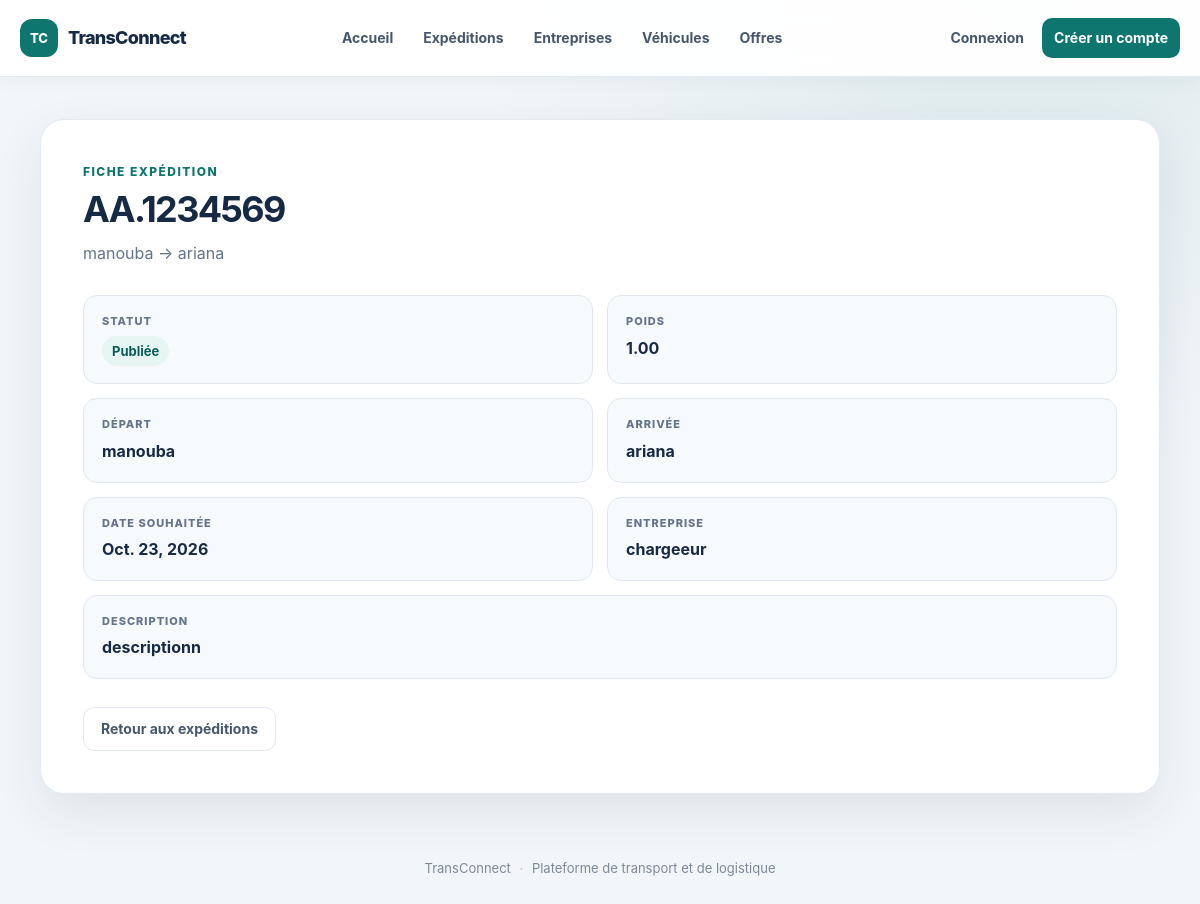
/expedition/details/3/, run on the app's committed database.
### ExpeditionApp/models.py (models this page shows, shortened)
class Expedition(models.Model):
    reference = models.CharField(max_length=100, unique=True)
    ville_depart = models.CharField(max_length=100)
    ville_arrivee = models.CharField(max_length=100)
    poids = models.DecimalField(max_digits=10, decimal_places=2)
    MinValueValidator(0.1, "Le poids doit être supérieur à 0")
    date_souhaitee = models.DateField()
    description = models.TextField(blank=True, null=True)
    status = models.CharField(max_length=20,
    choices=[('en_attente', 'En attente'),
                ('publiee', 'Publiée'),
                ('attribuee', 'Attribuée'),
                ('en_cours', 'En cours'),
                ('terminee', 'Terminée'),
                ('annulee', 'Annulée'),
    ], default='en_attente')
    created_at = models.DateTimeField(auto_now_add=True)
    updated_at = models.DateTimeField(auto_now=True)
    entreprise = models.ForeignKey(
        Entreprise,
        on_delete=models.CASCADE,
        related_name='entreprises',
    )

### EntrepriseApp/models.py (models this page shows)
class Entreprise(models.Model):
    raison_sociale = models.CharField(max_length=200, blank=False, null=False)
    matricule_fiscale = models.CharField(max_length=17, unique=True, blank=False, null=False)
    adresse = models.TextField()
    MinLengthValidator(20,"l'adresse doit contenir au moins 20 caractères")
    MaxLengthValidator(400,"l'adresse doit contenir au maximum 200 caractères")
    type_entreprise = models.CharField(max_length=100,
    choices=[
        ('C', 'Chargeur'),
        ('T', 'Transporteur'),
    ])
    creation_date = models.DateTimeField(auto_now_add=True)
    update_date = models.DateTimeField(auto_now=True)
    gerant = models.OneToOneField(utilisateur, on_delete=models.CASCADE,
    related_name='entreprise')
    def __str__(self):
        return self.raison_sociale

### ExpeditionApp/views.py (the view)
# urls.py: path('details/<int:pk>/', details, name='details'),
def details(request, pk):
    expedition = get_object_or_404(Expedition, pk=pk)
    return render(request, 'expedition/details.html', {'expedition': expedition})

### EntrepriseApp/templates/Expedition/details.html (shortened to what this page needs)
{% extends "base.html" %}
{% block content %}
<section class="page-card">
    <header class="page-heading">
        <div>
            <p class="eyebrow">Fiche expédition</p>
            <h1>{{ expedition.reference }}</h1>
            <p class="page-intro">{{ expedition.ville_depart }} → {{ expedition.ville_arrivee }}</p>
        </div>
    </header>
    <dl class="detail-grid">
        <div class="detail-item">
            <dt class="detail-label">Statut</dt>
            <dd class="detail-value"><span class="status-pill">{{ expedition.get_status_display }}</span></dd>
        </div>
        <div class="detail-item">
            <dt class="detail-label">Poids</dt>
            <dd class="detail-value">{{ expedition.poids }}</dd>
        </div>
        <div class="detail-item">
            <dt class="detail-label">Départ</dt>
            <dd class="detail-value">{{ expedition.ville_depart }}</dd>
        </div>
        <div class="detail-item">
            <dt class="detail-label">Arrivée</dt>
            <dd class="detail-value">{{ expedition.ville_arrivee }}</dd>
        </div>
        <div class="detail-item">
            <dt class="detail-label">Date souhaitée</dt>
            <dd class="detail-value">{{ expedition.date_souhaitee }}</dd>
        </div>
        <div class="detail-item">
            <dt class="detail-label">Entreprise</dt>
            <dd class="detail-value">{{ expedition.entreprise }}</dd>
        </div>
        <div class="detail-item detail-item--wide">
            <dt class="detail-label">Description</dt>
            <dd class="detail-value">{{ expedition.description|default:"Aucune description" }}</dd>
        </div>
    </dl>
    <a class="button-secondary" href="{% url 'listclass' %}">Retour aux expéditions</a>
</section>
{% endblock %}

### EntrepriseApp/static/EntrepriseApp/css/site.css (style rules this page uses)
:root { color-scheme: light; --ink: #172a45; --muted: #64748b; --brand: #0e766e; --brand-dark: #0b5d57; --brand-soft: #e6f5f2; --accent: #f0b44d; --surface: #ffffff; --surface-soft: #f7fafc; --line: #e2e8f0; --danger: #b42332; --shadow: 0 18px 50px rgba(23, 42, 69, 0.09); }
* { box-sizing: border-box; }
body.app-body { min-width: 320px; min-height: 100vh; margin: 0; background: radial-gradient(ellipse at 85% 0, rgba(14, 118, 110, 0.09), transparent 34rem), #f2f6fa; color: var(--ink); font-family: Inter, "Segoe UI", Arial, sans-serif; line-height: 1.6; }
.page-card { padding: clamp(24px, 4vw, 42px); border: 1px solid rgba(226, 232, 240, 0.9); border-radius: 24px; background: var(--surface); box-shadow: var(--shadow); }
.page-heading { display: flex; align-items: flex-end; justify-content: space-between; gap: 24px; margin-bottom: 28px; }
.eyebrow { margin: 0 0 7px; color: var(--brand); font-size: 12px; font-weight: 800; letter-spacing: 0.12em; text-transform: uppercase; }
h1, h2, h3 { color: var(--ink); line-height: 1.2; }
h1 { margin: 0; font-size: clamp(27px, 4vw, 36px); letter-spacing: -0.045em; }
.page-intro { max-width: 640px; margin: 10px 0 0; color: var(--muted); }
.button, .button-secondary, .button-danger { display: inline-flex; min-height: 44px; align-items: center; justify-content: center; gap: 8px; padding: 10px 17px; border: 1px solid transparent; border-radius: 11px; font: inherit; font-size: 14px; font-weight: 750; text-align: center; text-decoration: none; cursor: pointer; transition: background 0.18s ease, border-color 0.18s ease, transform 0.18s ease; }
.button-secondary { border-color: var(--line); background: #fff; color: #46566d; }
.detail-grid { display: grid; grid-template-columns: repeat(2, minmax(0, 1fr)); gap: 14px; margin: 28px 0; }
.detail-item { min-width: 0; padding: 17px 18px; border: 1px solid var(--line); border-radius: 14px; background: var(--surface-soft); }
.detail-item--wide { grid-column: 1 / -1; }
.detail-label { display: block; margin-bottom: 5px; color: var(--muted); font-size: 11px; font-weight: 800; letter-spacing: 0.09em; text-transform: uppercase; }
.detail-value { margin: 0; overflow-wrap: anywhere; font-weight: 650; }
.status-pill { display: inline-flex; align-items: center; padding: 5px 10px; border-radius: 999px; background: var(--brand-soft); color: var(--brand-dark); font-size: 13px; font-weight: 750; }

### data on the page
Expedition: reference "AA.1234569", ville_depart "manouba", ville_arrivee "ariana", status "Publiée", poids "1.00", date_souhaitee "Oct. 23, 2026", entreprise "chargeeur", description "descriptionn"
